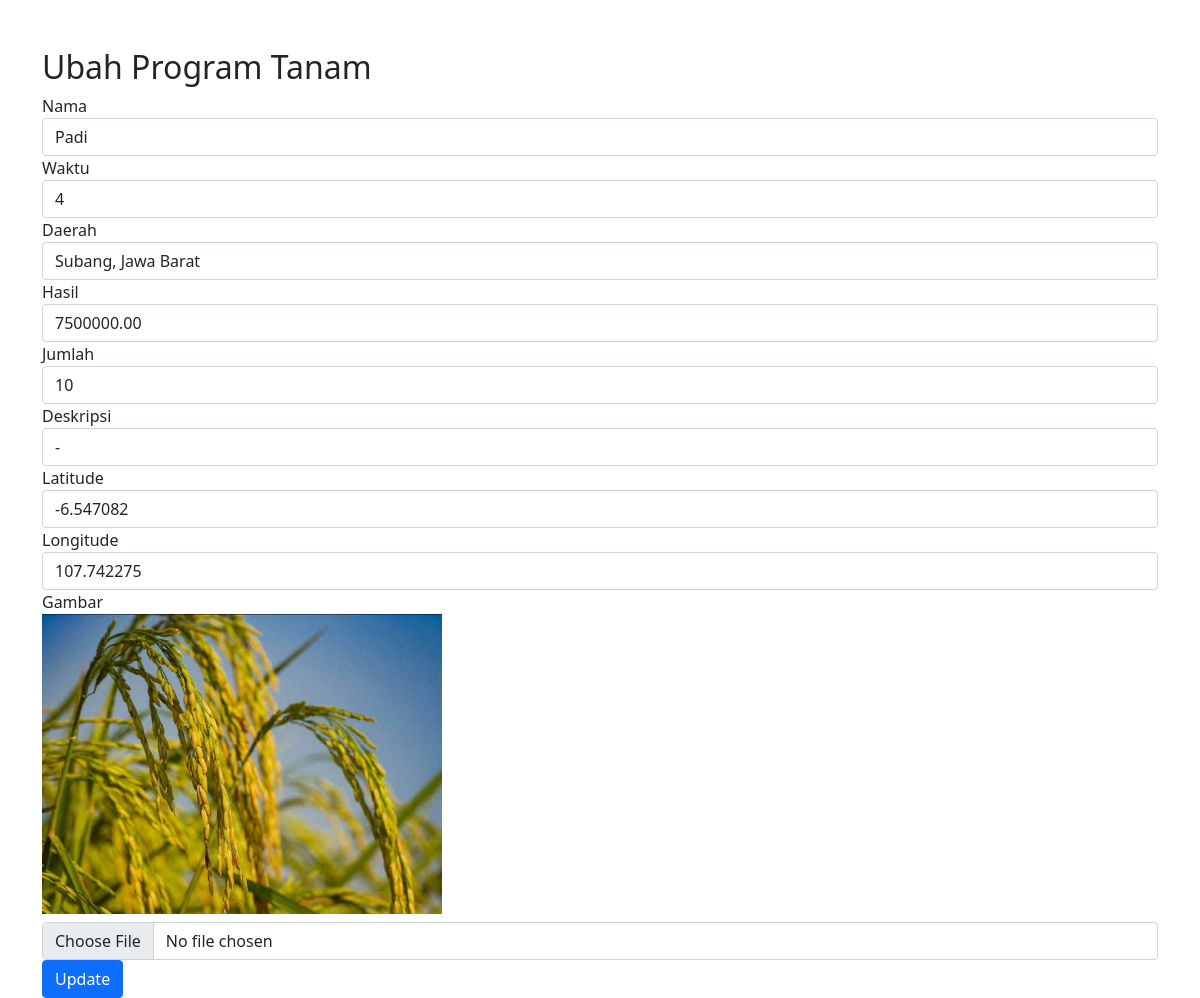
The page /admin/edit-programtanam.php?id=1 (signed in) on the database its author committed.
### tables this page shows
CREATE TABLE program_tanam (
    id INT AUTO_INCREMENT PRIMARY KEY,
    nama VARCHAR(255) NOT NULL,
    waktu INT NOT NULL,
    daerah VARCHAR(255) NOT NULL,
    hasil DECIMAL(10, 2) NOT NULL,
    gambar VARCHAR(255),
    jumlah INT NOT NULL,
    deskripsi TEXT,
    latitude DECIMAL(9,6),
    longitude DECIMAL(9,6)
);

### admin/edit-programtanam.php (the view, shortened to what this page needs)
<?php
include("../php/config.php");
if (isset($_GET['id'])) {
    $id = $_GET['id'];
    $query = "SELECT * FROM program_tanam WHERE id = $id";
    $result = mysqli_query($con, $query);
    $program = mysqli_fetch_assoc($result);
}
?>
<!DOCTYPE html>
<html lang="en">
<head>
    <link rel="stylesheet" href="../css/bootstrap.min.css">
</head>
<body>
    <div class="container mt-5">
        <h2>Ubah Program Tanam</h2>
        <form action="edit-programtanam.php?id=<?php echo $program['id']; ?>" method="post" enctype="multipart/form-data">
            <div class="form-group">
                <label for="nama">Nama</label>
                <input type="text" class="form-control" id="nama" name="nama" value="<?php echo $program['nama']; ?>" required>
            </div>
            <div class="form-group">
                <label for="waktu">Waktu</label>
                <input type="number" class="form-control" id="waktu" name="waktu" value="<?php echo $program['waktu']; ?>" required>
            </div>
            <div class="form-group">
                <label for="daerah">Daerah</label>
                <input type="text" class="form-control" id="daerah" name="daerah" value="<?php echo $program['daerah']; ?>" required>
            </div>
            <div class="form-group">
                <label for="hasil">Hasil</label>
                <input type="number" step="0.01" class="form-control" id="hasil" name="hasil" value="<?php echo $program['hasil']; ?>" required>
            </div>
            <div class="form-group">
                <label for="jumlah">Jumlah</label>
                <input type="number" class="form-control" id="jumlah" name="jumlah" value="<?php echo $program['jumlah']; ?>" required>
            </div>
            <div class="form-group">
                <label for="deskripsi">Deskripsi</label>
                <input type="text" class="form-control" id="deskripsi" name="deskripsi" value="<?php echo $program['deskripsi']; ?>">
            </div>
            <div class="form-group">
                <label for="latitude">Latitude</label>
                <input type="number" step="0.000001" class="form-control" id="latitude" name="latitude" value="<?php echo $program['latitude']; ?>">
            </div>
            <div class="form-group">
                <label for="longitude">Longitude</label>
                <input type="number" step="0.000001" class="form-control" id="longitude" name="longitude" value="<?php echo $program['longitude']; ?>">
            </div>
            <div class="form-group">
                <label for="gambar">Gambar</label><br>
                <img src="../image/tanaman/<?php echo $program['gambar']; ?>" width="400"><br>
                <input type="file" class="form-control mt-2" id="gambar" name="gambar">
            </div>
            <button type="submit" class="btn btn-primary">Update</button>
        </form>
    </div>
</body>
</html>

### rows shown on the page
program_tanam: nama "Padi", waktu "4", daerah "Subang, Jawa Barat", hasil "7500000.00", jumlah "10", deskripsi "-", latitude "-6.547082", longitude "107.742275", gambar (picture)
